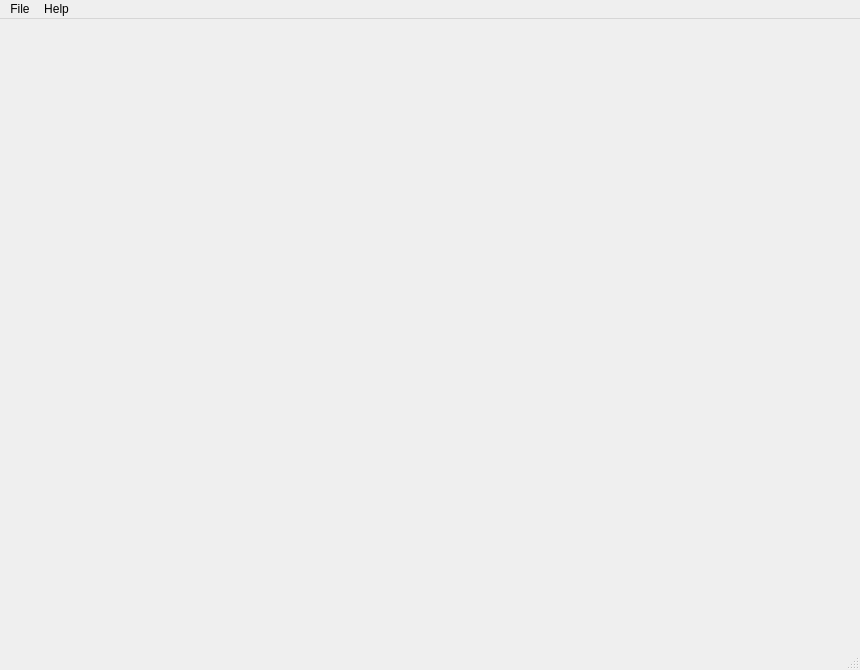
<?xml version="1.0" encoding="UTF-8"?>
<ui version="4.0">
 <class>MainWindow</class>
 <widget class="QMainWindow" name="MainWindow">
  <property name="geometry">
   <rect>
    <x>0</x>
    <y>0</y>
    <width>860</width>
    <height>670</height>
   </rect>
  </property>
  <property name="windowTitle">
   <string>Склад</string>
  </property>
  <widget class="QWidget" name="centralwidget">
   <layout class="QVBoxLayout" name="verticalLayout_2">
    <property name="leftMargin">
     <number>0</number>
    </property>
    <property name="topMargin">
     <number>0</number>
    </property>
    <property name="rightMargin">
     <number>0</number>
    </property>
    <property name="bottomMargin">
     <number>0</number>
    </property>
    <item>
     <layout class="QHBoxLayout" name="horizontalLayout">
      <property name="spacing">
       <number>0</number>
      </property>
     </layout>
    </item>
   </layout>
  </widget>
  <widget class="QMenuBar" name="menubar">
   <property name="geometry">
    <rect>
     <x>0</x>
     <y>0</y>
     <width>860</width>
     <height>22</height>
    </rect>
   </property>
   <property name="defaultUp">
    <bool>false</bool>
   </property>
   <widget class="QMenu" name="menuFile">
    <property name="title">
     <string>File</string>
    </property>
   </widget>
   <widget class="QMenu" name="menuHelp">
    <property name="title">
     <string>Help</string>
    </property>
   </widget>
   <addaction name="menuFile"/>
   <addaction name="menuHelp"/>
  </widget>
  <widget class="QStatusBar" name="statusbar"/>
  <action name="action">
   <property name="text">
    <string>Категория</string>
   </property>
   <property name="visible">
    <bool>true</bool>
   </property>
  </action>
 </widget>
 <resources/>
 <connections/>
</ui>
